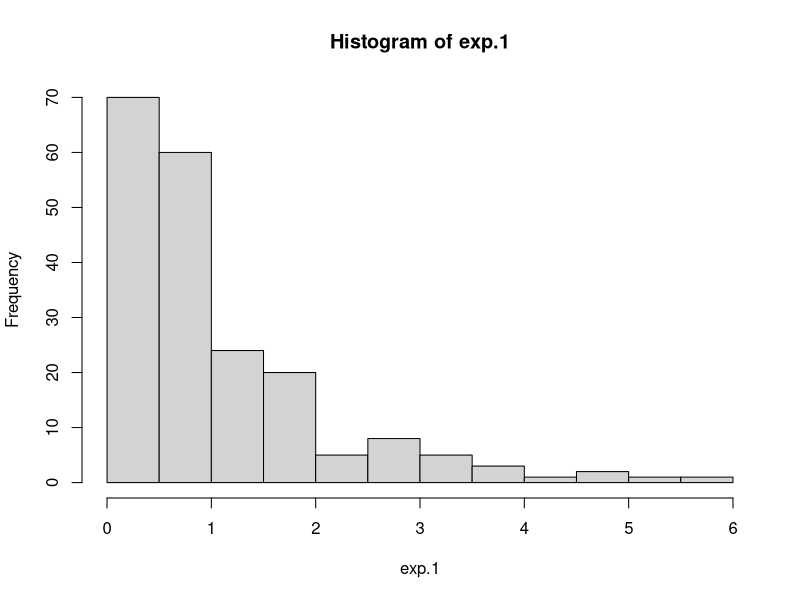
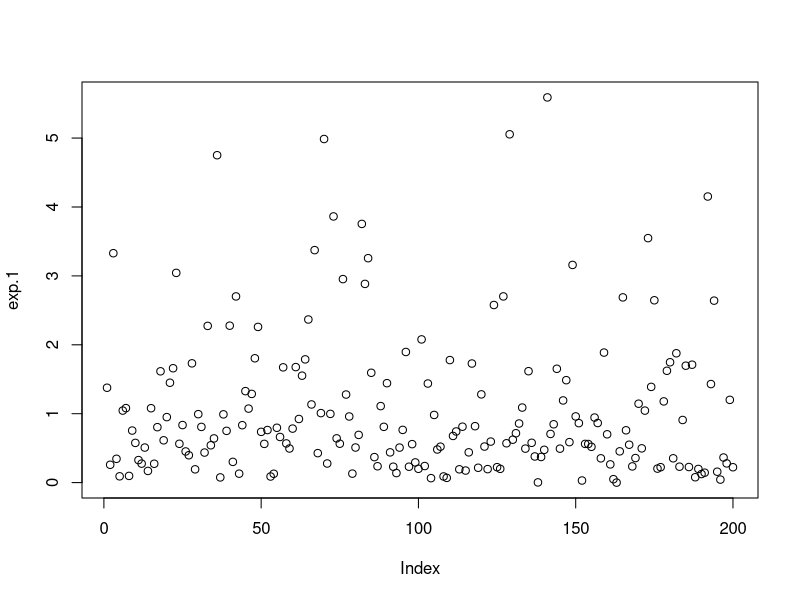
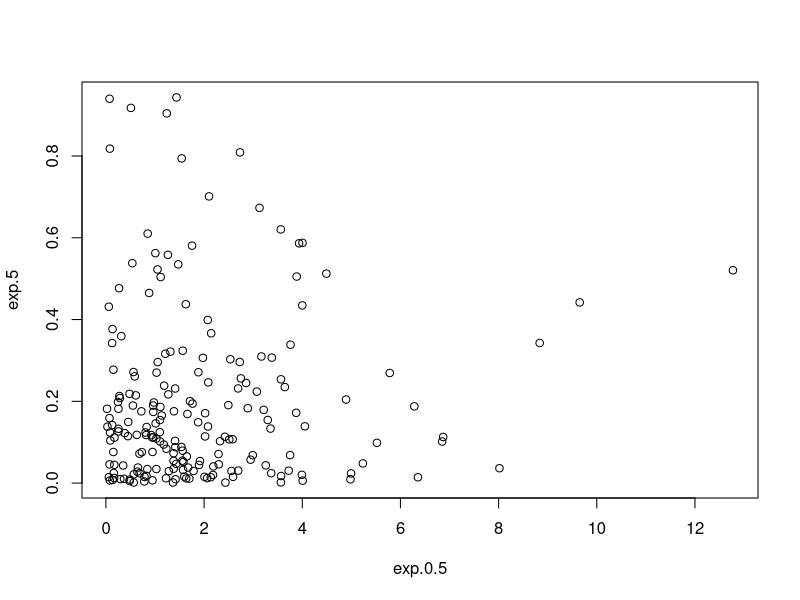
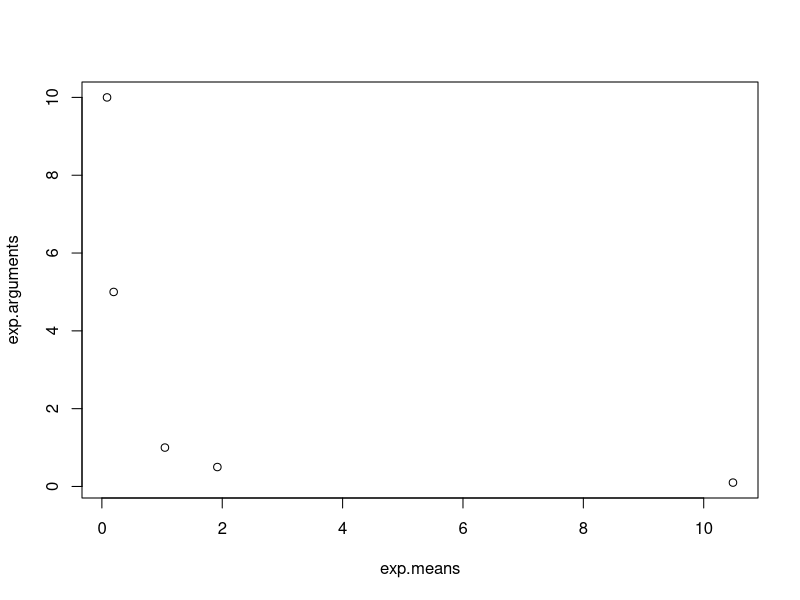
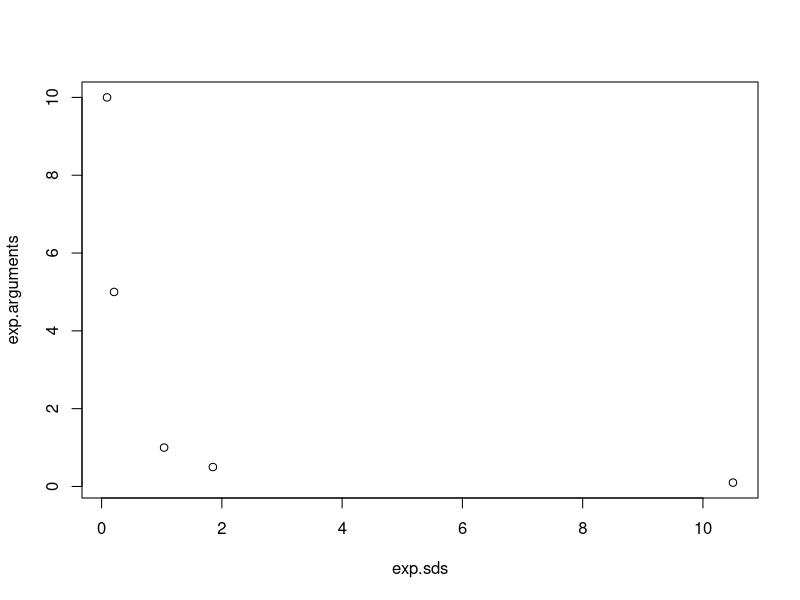
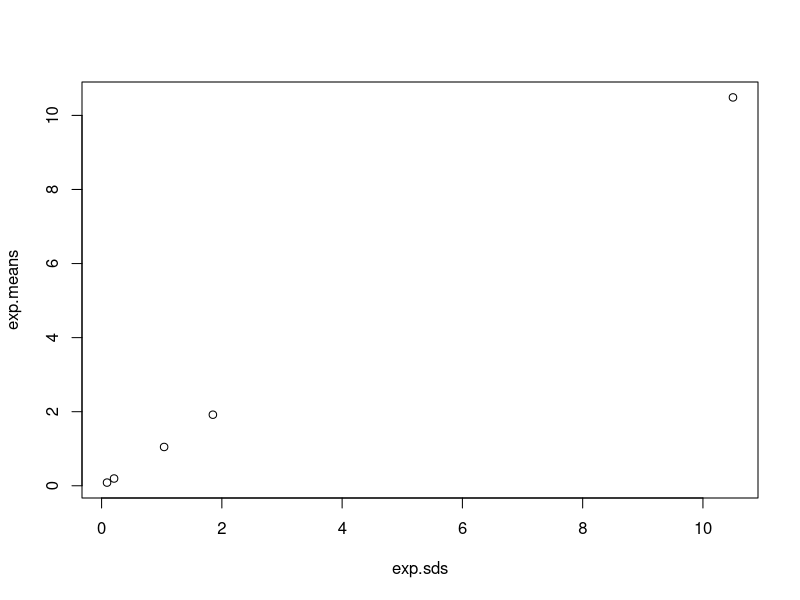
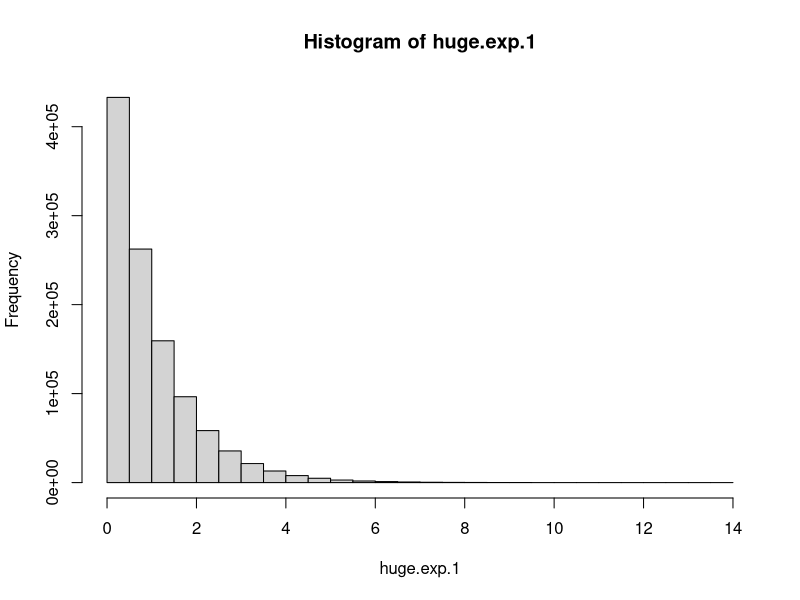

Generate these figures, in order, with R:
## ---- chunk 1
knitr::opts_chunk$set(echo = TRUE)
## ---- chunk 2
exp.1 <- rexp(n = 200)
## ---- chunk 3
exp.0.1 <- rexp(n = 200, rate = 0.1)
exp.0.5 <- rexp(n = 200, rate = 0.5)
exp.5 <- rexp(n = 200, rate = 5)
exp.10 <- rexp(n = 200, rate = 10)
## ---- chunk 4
hist(exp.1)
## ---- chunk 5
plot(exp.1)
## ---- chunk 6
plot(exp.0.5, exp.5)
## ---- chunk 7
exp.arguments <- c(1., 0.1, 0.5, 5., 10.)
exp.means <- c(mean(exp.1), mean(exp.0.1), mean(exp.0.5), mean(exp.5), mean(exp.10))
exp.sds <- c(sd(exp.1), sd(exp.0.1), sd(exp.0.5), sd(exp.5), sd(exp.10))
## ---- chunk 8
plot(exp.means, exp.arguments, type = "p")
## ---- chunk 9
plot(exp.sds, exp.arguments, type = "p")
## ---- chunk 10
plot(exp.sds, exp.means, type = "p")
## ---- chunk 11
huge.exp.1 <- rexp(n = 1100000)
mean(huge.exp.1)
## ---- chunk 12
sd(huge.exp.1)
## ---- chunk 13
hist(huge.exp.1)
## ---- chunk 14
mean(huge.exp.1[] > 1)
